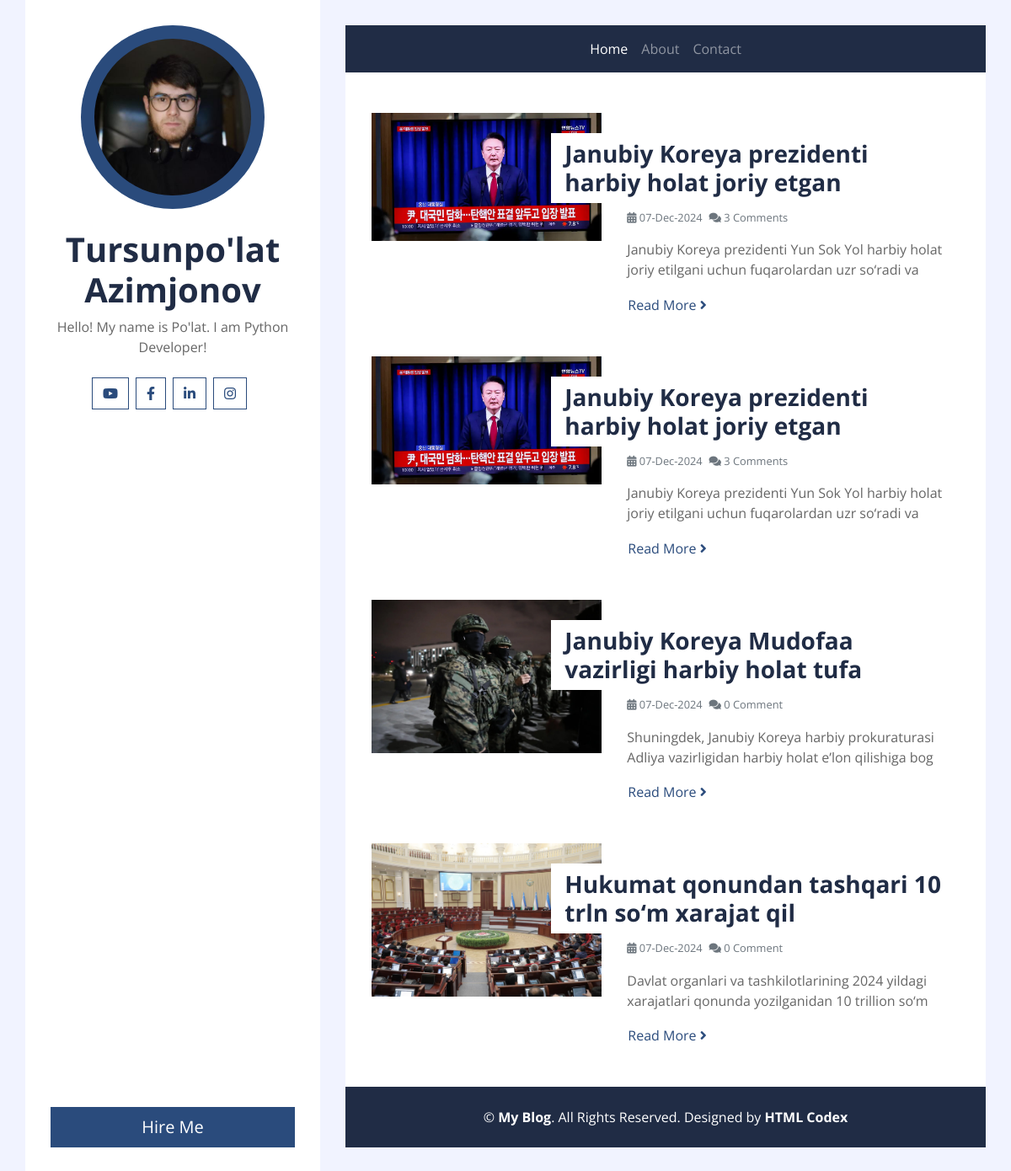
The app's page /filter/Jahon/ with its own data.
### post_app/models.py (models this page shows, shortened)
class Post(models.Model):
    title = models.CharField(max_length=200)
    body = models.TextField()
    image = models.FileField(upload_to='post-images/')
    tags = models.ManyToManyField('Tag', related_name='tags', blank=True, null=True)
    created_on = models.DateTimeField(auto_now_add=True)
    class Meta:
        app_label = 'post_app'
        ordering = ('-created_on',)

### post_app/views.py (the view)
# urls.py: path('filter/<str:tagname>/', getPostsByTags, name='post_filter'),
def getPostsByTags(request, tagname):
    filter = True
    posts = Post.objects.filter(tags__name=tagname).all()
    return render(request, 'post_app/list.html', {'posts':posts, 'filter':filter})

### templates/post_app/list.html (shortened to what this page needs)
{% extends 'base.html' %}
{% load static %}
{% block content %}
    <div class="container bg-white pt-5">
        {% if filter %}
            {% for post in posts %}
        	<div class="row blog-item px-3 pb-5">
            <div class="col-md-5">
                {% if post.image %}
                <img class="img-fluid mb-4 mb-md-0" src="{{ post.image.url }}" alt="Image">
                {% endif %}
            </div>
            <div class="col-md-7">
                <h3 class="mt-md-4 px-md-3 mb-2 py-2 bg-white font-weight-bold"> {{ post.title | slice:'50' }}</h3>
                <div class="d-flex mb-3">
                    <small class="mr-2 text-muted"><i class="fa fa-calendar-alt"></i> {{ post.created_on | date:'d-M-Y' }}</small>
                    {% if post.comments.count <= 1 %}
                    	<small class="mr-2 text-muted"><i class="fa fa-comments"></i> {{ post.comments.count }} Comment</small>
                    {% else %}
                        <small class="mr-2 text-muted"><i class="fa fa-comments"></i> {{ post.comments.count }} Comments</small>
                    {% endif %}
                </div>
                <p>
                    {{ post.body | slice:'100' }}
                </p>
                <a class="btn btn-link p-0" href="{% url 'post_detail' post.pk %}">Read More <i class="fa fa-angle-right"></i></a>
            </div>
        </div>
        {% endfor %}
        {% endif %}
    </div>
{% endblock %}

### records on screen
Post: image (picture), title "Janubiy Koreya prezidenti harbiy holat joriy etgan", created_on "07-Dec-2024", comments.count "3", body "Janubiy Koreya prezidenti Yun Sok Yol harbiy holat joriy etilgani uchun fuqarolardan uzr so‘radi va"
Post: image (picture), title "Janubiy Koreya Mudofaa vazirligi harbiy holat tufa", created_on "07-Dec-2024", comments.count "0", body "Shuningdek, Janubiy Koreya harbiy prokuraturasi Adliya vazirligidan harbiy holat e’lon qilishiga bog"
Post: image (picture), title "Hukumat qonundan tashqari 10 trln so‘m xarajat qil", created_on "07-Dec-2024", comments.count "0", body "Davlat organlari va tashkilotlarining 2024 yildagi xarajatlari qonunda yozilganidan 10 trillion so‘m"
